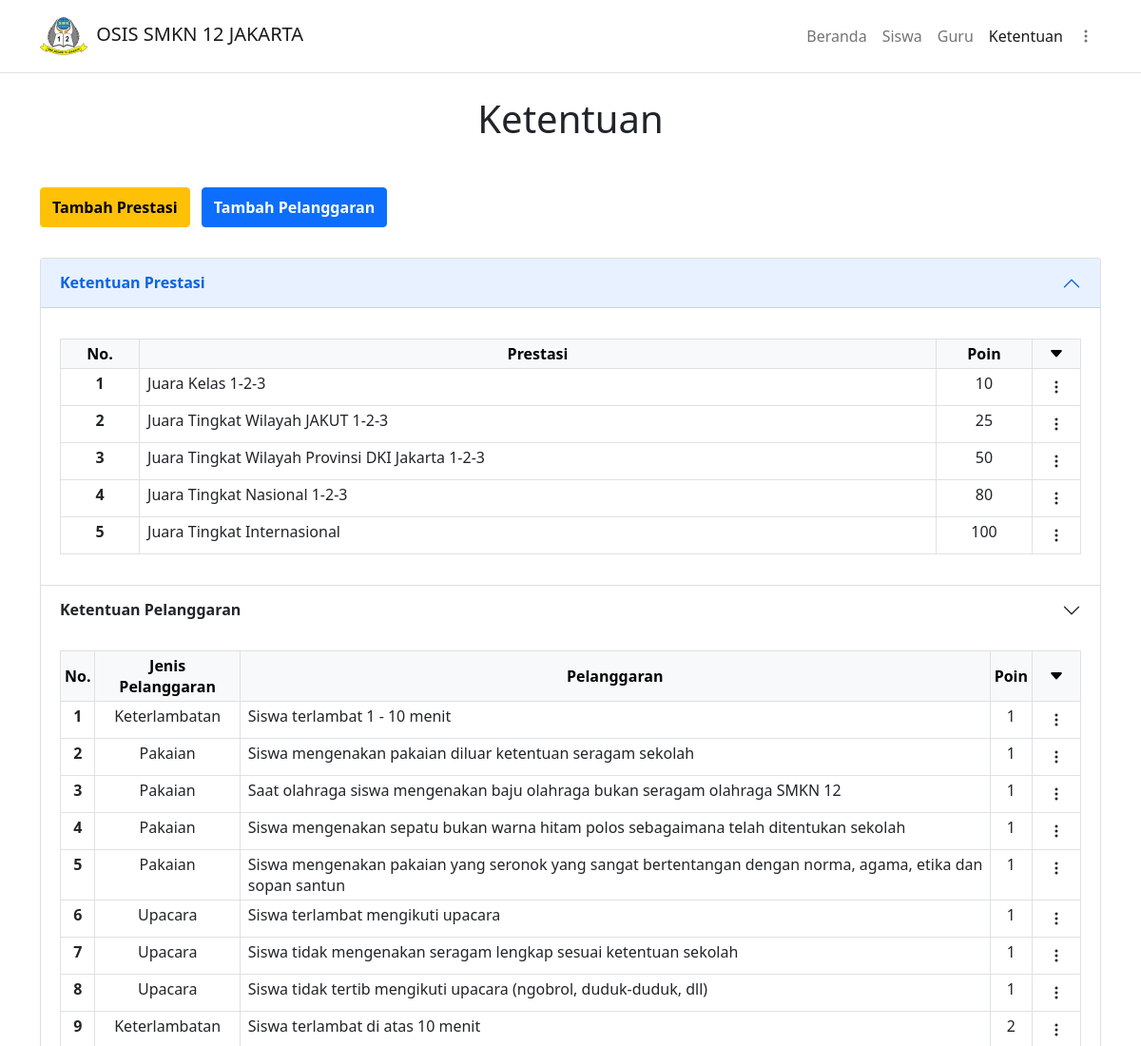
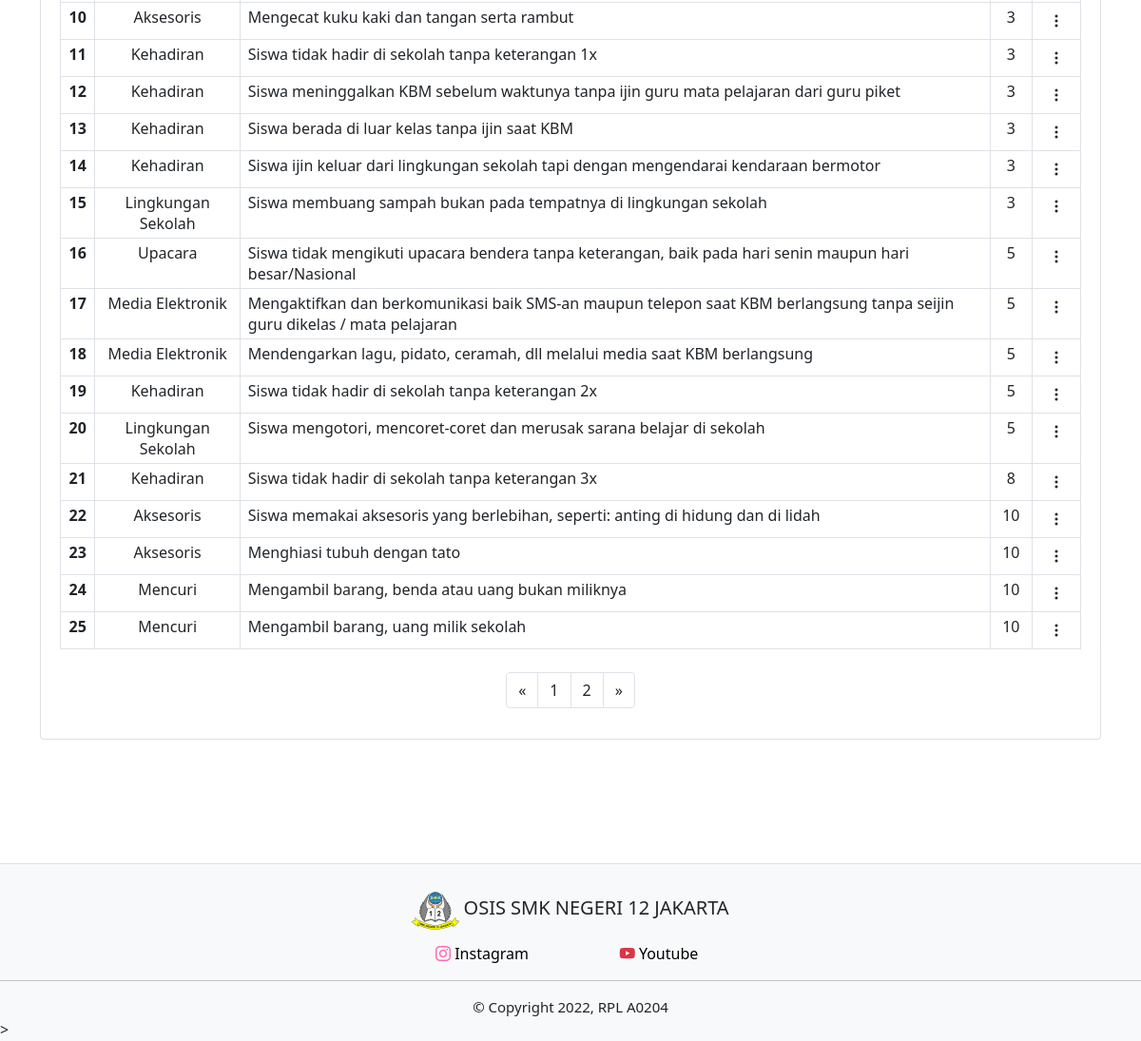
Screenshot of /php/ktnpelanggaran.php (signed in) with the database file from the repository (2 pictures, top to bottom).
### tables this page shows
CREATE TABLE `ket_prestasi` (
  `id_prestasi` int(11) NOT NULL,
  `det_prestasi` varchar(255) NOT NULL,
  `poin_prestasi` int(3) NOT NULL,
  `waktu_dibuat` timestamp NOT NULL DEFAULT current_timestamp() ON UPDATE current_timestamp()
);

CREATE TABLE `ket_pelanggaran` (
  `id_pelanggaran` int(11) NOT NULL,
  `jenis_pelanggaran` varchar(255) NOT NULL,
  `det_pelanggaran` varchar(255) NOT NULL,
  `poin_pelanggaran` int(2) NOT NULL,
  `created_at` timestamp NOT NULL DEFAULT current_timestamp() ON UPDATE current_timestamp()
);

### php/functions.php (called while the page is built, shortened)
<?php
$conn = mysqli_connect("localhost", "root", "", "pelanggaran_siswa");
function query($query)
{
    global $conn;
    $result = mysqli_query($conn, $query);
    $rows = [];
    while ($row = mysqli_fetch_assoc($result)) {
        $rows[] = $row;
    }
    return $rows;
}

### php/ktnpelanggaran.php (the view, shortened to what this page needs)
<?php
if (isset($_SESSION["guru"])) {
    $guru = "hidden";
} else {
    $guru = "";
}
if (isset($_SESSION["osis"])) {
    $osis = "hidden";
} else {
    $osis = "";
}
if (isset($_SESSION["siswa"])) {
    $siswa = "hidden";
    $link = "./data_siswa.php?id=" . $_SESSION["id_siswa"];
} else {
    $siswa = "";
    $link = "./../index.php";
}
include('./functions.php');
$ktnpelanggaran = query("SELECT * FROM ket_pelanggaran");
$ktnprestasi = query("SELECT * FROM ket_prestasi");
?>
<html lang="en">
<head>
    <link rel="stylesheet" href="../css/bootstrap.css">
    <link rel="stylesheet" href="https://cdn.jsdelivr.net/npm/bootstrap-icons@1.7.2/font/bootstrap-icons.css">
    <link rel="stylesheet" href="../css/umum.css">
</head>
<body>
    <nav class="navbar navbar-expand-lg navbar-light border-bottom">
        <div class="container-lg">
            <a href="<?= $link; ?>" class="navbar-brand align-items-center ">
                <img src="./../img/logosmk12.png" style="width:50px;height:50px">
                <h5 class=" ms-1 d-inline">OSIS SMKN 12 JAKARTA</h5>
            </a>
            <div class="collapse navbar-collapse justify-content-end align-items-center" id="main-nav">
                <ul class="navbar-nav">
                    <li class="navbar-item">
                        <a href="./../index.php" class="nav-link" <?= $siswa; ?>>Beranda</a>
                    </li>
                    <li class="navbar-item">
                        <a href="./siswa.php" class="nav-link" <?= $siswa; ?>>Siswa</a>
                    </li>
                    <li class="navbar-item">
                        <a href="./guru.php" class="nav-link" <?= $guru; ?><?= $osis; ?><?= $siswa; ?>>Guru</a>
                    </li>
                    <li class="navbar-item">
                        <a href="./ktnpelanggaran.php" class="nav-link active">Ketentuan</a>
                    </li>
                    <li class="nav-item dropdown mt-1">
                        <a class="nav-link" href="#" id="navbarDropdown" role="button" data-bs-toggle="dropdown" aria-expanded="false">
                            <span class="d-md-none">Menu</span><i class="bi bi-three-dots-vertical"></i>
                        </a>
                    </li>
                </ul>
            </div>
        </div>
    </nav>
    <section>
        <div class="container-lg">
            <div class="my-4">
                <h1 class="text-center">Ketentuan</h1>
            </div>
            <div class="mt-5 mb-4">
                <button class="btn btn-warning fw-bold mb-2 me-2 py-2" data-bs-toggle="modal" data-bs-target="#tambah_prestasi" <?= $osis; ?><?= $siswa; ?>>Tambah Prestasi</button>
                <button class="btn btn-primary fw-bold mb-2 py-2" data-bs-toggle="modal" data-bs-target="#tambah_plgr" <?= $osis; ?><?= $siswa; ?>>Tambah Pelanggaran</button>
            </div>
            <div class="accordion">
                <div class="accordion-item">
                    <h2 class="accordion-header">
                        <button class="accordion-button" type="button" data-bs-toggle="collapse" data-bs-target="#ket_prestasi" aria-expanded="true" aria-controls="ket_prestasi">
                            <b>Ketentuan Prestasi</b>
                        </button>
                    </h2>
                    <div id="ket_prestasi" class="accordion-collapse collapse show" aria-labelledby="ketPrestasi">
                        <div class="accordion-body">
                            <div class="table-responsive-sm mt-3">
                                <table class="table table-sm table-bordered text-center table-align-center">
                                    <thead class="table-light">
                                        <th class="align-middle">No.</th>
                                        <th class="align-middle">Prestasi</th>
                                        <th class="align-middle">Poin</th>
                                        <th class="align-middle" <?= $osis; ?><?= $siswa; ?>><i class="bi bi-caret-down-fill"></i></th>
                                    </thead>
                                    <?php $nomor = 1; ?>
                                    <?php foreach ($ktnprestasi as $prestasi) : ?>
                                        <tbody>
                                            <th><?= $nomor++; ?></th>
                                            <td class="text-start ps-2"><?= ucfirst($prestasi["det_prestasi"]); ?></td>
                                            <td><?= $prestasi["poin_prestasi"]; ?></td>
                                            <td style="width:3rem;" <?= $osis; ?><?= $siswa; ?>>
                                                <div class="dropdown">
                                                    <button class="btn" type="button" id="actionMenu" data-bs-toggle="dropdown" aria-expanded="false">
                                                        <i class="bi bi-three-dots-vertical"></i>
                                                    </button>
                                                </div>
                                            </td>
                                        </tbody>
                                    <?php endforeach; ?>
                                </table>
                            </div>
                        </div>
                    </div>
                </div>
                <div class="accordion-item">
                    <h2 class="accordion-header">
                        <button class="accordion-button collapsed" type="button" data-bs-toggle="collapse" data-bs-target="#ketPlgr" aria-expanded="false" aria-controls="ketPlgr">
                            <b>Ketentuan Pelanggaran</b>
                        </button>
                    </h2>
                    <div id="ketPlgr" class="accordion-collapse collapse show" aria-labelledby="ketPlgr">
                        <div class="accordion-body">
                            <div class="table-responsive-sm">
                                <table class="table table-sm table-bordered text-center table-align-center">
                                    <thead class="table-light text-center">
                                        <th class="align-middle">No.</th>
                                        <th class="align-middle">Jenis Pelanggaran</th>
                                        <th class="align-middle">Pelanggaran</th>
                                        <th class="align-middle">Poin</th>
                                        <th class="align-middle" <?= $osis; ?><?= $siswa; ?>><i class="bi bi-caret-down-fill"></i></th>
                                    </thead>
                                    <?php
                                    $batas = 25;
                                    $halaman = isset($_GET["halaman"]) ? (int)$_GET["halaman"] : 1;
                                    $halaman_awal = ($halaman > 1) ? ($halaman * $batas) - $batas : 0;
                                    $previous = $halaman - 1;
                                    $next = $halaman + 1;
                                    $jumlah_data = count($ktnpelanggaran);
                                    $total_halaman = ceil($jumlah_data / $batas);
                                    $data_kntplgr = query("SELECT * FROM ket_pelanggaran ORDER BY poin_pelanggaran LIMIT $halaman_awal, $batas");
                                    $nomor = $halaman_awal + 1;
                                    ?>
                                    <?php foreach ($data_kntplgr as $plgr) : ?>
                                        <tbody>
                                            <th><?= $nomor++; ?></th>
                                            <td><?= ucwords($plgr["jenis_pelanggaran"]); ?></td>
                                            <td class="text-start ps-2"><?= ucfirst($plgr["det_pelanggaran"]); ?></td>
                                            <td><?= $plgr["poin_pelanggaran"]; ?></td>
                                            <td style="width:3rem;" <?= $osis; ?><?= $siswa; ?>>
                                                <div class="dropdown">
                                                    <button class="btn" type="button" id="actionMenu" data-bs-toggle="dropdown" aria-expanded="false">
                                                        <i class="bi bi-three-dots-vertical"></i>
                                                    </button>
                                                </div>
                                            </td>
                                        </tbody>
                                    <?php endforeach; ?>
                                </table>
                                <nav class="mt-4">
                                    <ul class="pagination justify-content-center">
                                        <li class="page-item">
                                            <a class="page-link text-dark" <?php if ($halaman > 1) {
                                                                                echo "href='?halaman=$previous'";
                                                                            } ?>><span aria-hidden="true">&laquo;</span></a>
                                        </li>
                                        <?php for ($i = 1; $i <= $total_halaman; $i++) : ?>
                                            <li class="page-item">
                                                <a href="?halaman=<?= $i; ?>" class="page-link text-dark"><?= $i; ?></a>
                                            </li>
                                        <?php endfor; ?>
                                        <li class="page-item">
                                            <a class="page-link text-dark" <?php if ($halaman < $total_halaman) {
                                                                                echo "href='?halaman=$next'";
                                                                            } ?>><span aria-hidden="true">&raquo;</span></a>
                                        </li>
                                    </ul>
                                </nav>
                            </div>
                        </div>
                    </div>
                </div>
            </div>
    </section>
    <footer class="pt-4 border-top bg-light" style="margin-top: 130px;">
        <div class="container-xl">
            <div class="row">
                <div class="col-12 pb-2 text-center">
                    <img src="../img/logosmk12.png" style="width:50px;height:50px">
                    <h5 class="d-inline text-center">OSIS SMK NEGERI 12 JAKARTA</h5>
                </div>
            </div>
            <div class="row justify-content-center align-items-center mx-auto">
                <div class="col-12 col-md-2 text-center">
                    <a href="https://instagram.com/osis12jakarta?igshid=YmMyMTA2M2Y=" target="_blank" class="text-decoration-none d-block">
                        <i class="bi bi-instagram" class=""></i>
                        <span class="insta">Instagram</span>
                    </a>
                </div>
                <div class="col-12 col-md-2 text-center">
                    <a href="https://youtube.com/channel/UC1ne1ftRWTNQk4dvarllnbg" target="_blank" class="text-decoration-none text-danger">
                        <i class="bi bi-youtube"></i>
                        <span class="yt">Youtube</span>
                    </a>
                </div>
            </div>
        </div>
        <hr>
        <p style="text-align:center; font-size:15px" class="mb-0">&copy; Copyright 2022, RPL A0204</p>>
    </footer>
</body>
</html>

### css/umum.css (style rules this page uses)
html { user-select: none; }
html, body, section, footer { padding: 0; margin: 0; overflow-x: hidden; }
a { text-decoration: none; color: black; }
.bi-youtube { color: #dc3545; }
.bi-instagram { color: hotpink; }
.meta, .insta, .yt { color: black; }

### rows the page displays
ket_prestasi: det_prestasi "Juara Kelas 1-2-3", poin_prestasi "10"
ket_prestasi: det_prestasi "Juara Tingkat Wilayah JAKUT 1-2-3", poin_prestasi "25"
ket_prestasi: det_prestasi "Juara Tingkat Wilayah Provinsi DKI Jakarta 1-2-3", poin_prestasi "50"
ket_prestasi: det_prestasi "Juara Tingkat Nasional 1-2-3", poin_prestasi "80"
ket_prestasi: det_prestasi "Juara Tingkat Internasional", poin_prestasi "100"
ket_pelanggaran: jenis_pelanggaran "Keterlambatan", det_pelanggaran "Siswa terlambat 1 - 10 menit", poin_pelanggaran "1"
ket_pelanggaran: jenis_pelanggaran "Pakaian", det_pelanggaran "Siswa mengenakan pakaian diluar ketentuan seragam sekolah", poin_pelanggaran "1"
ket_pelanggaran: jenis_pelanggaran "Pakaian", det_pelanggaran "Saat olahraga siswa mengenakan baju olahraga bukan seragam olahraga SMKN 12", poin_pelanggaran "1"
ket_pelanggaran: jenis_pelanggaran "Pakaian", det_pelanggaran "Siswa mengenakan sepatu bukan warna hitam polos sebagaimana telah ditentukan sekolah", poin_pelanggaran "1"
ket_pelanggaran: jenis_pelanggaran "Pakaian", det_pelanggaran "Siswa mengenakan pakaian yang seronok yang sangat bertentangan dengan norma, agama, etika dan sopan santun", poin_pelanggaran "1"
ket_pelanggaran: jenis_pelanggaran "Upacara", det_pelanggaran "Siswa terlambat mengikuti upacara", poin_pelanggaran "1"
ket_pelanggaran: jenis_pelanggaran "Upacara", det_pelanggaran "Siswa tidak mengenakan seragam lengkap sesuai ketentuan sekolah", poin_pelanggaran "1"
ket_pelanggaran: jenis_pelanggaran "Upacara", det_pelanggaran "Siswa tidak tertib mengikuti upacara (ngobrol, duduk-duduk, dll)", poin_pelanggaran "1"
ket_pelanggaran: jenis_pelanggaran "Keterlambatan", det_pelanggaran "Siswa terlambat di atas 10 menit", poin_pelanggaran "2"
ket_pelanggaran: jenis_pelanggaran "Aksesoris", det_pelanggaran "Mengecat kuku kaki dan tangan serta rambut", poin_pelanggaran "3"
ket_pelanggaran: jenis_pelanggaran "Kehadiran", det_pelanggaran "Siswa tidak hadir di sekolah tanpa keterangan 1x", poin_pelanggaran "3"
ket_pelanggaran: jenis_pelanggaran "Kehadiran", det_pelanggaran "Siswa meninggalkan KBM sebelum waktunya tanpa ijin guru mata pelajaran dari guru piket", poin_pelanggaran "3"
ket_pelanggaran: jenis_pelanggaran "Kehadiran", det_pelanggaran "Siswa berada di luar kelas tanpa ijin saat KBM", poin_pelanggaran "3"
ket_pelanggaran: jenis_pelanggaran "Kehadiran", det_pelanggaran "Siswa ijin keluar dari lingkungan sekolah tapi dengan mengendarai kendaraan bermotor", poin_pelanggaran "3"
ket_pelanggaran: jenis_pelanggaran "Lingkungan Sekolah", det_pelanggaran "Siswa membuang sampah bukan pada tempatnya di lingkungan sekolah", poin_pelanggaran "3"
ket_pelanggaran: jenis_pelanggaran "Upacara", det_pelanggaran "Siswa tidak mengikuti upacara bendera tanpa keterangan, baik pada hari senin maupun hari besar/Nasional", poin_pelanggaran "5"
ket_pelanggaran: jenis_pelanggaran "Media Elektronik", det_pelanggaran "Mengaktifkan dan berkomunikasi baik SMS-an maupun telepon saat KBM berlangsung tanpa seijin guru dikelas / mata pelajaran", poin_pelanggaran "5"
ket_pelanggaran: jenis_pelanggaran "Media Elektronik", det_pelanggaran "Mendengarkan lagu, pidato, ceramah, dll melalui media saat KBM berlangsung", poin_pelanggaran "5"
ket_pelanggaran: jenis_pelanggaran "Kehadiran", det_pelanggaran "Siswa tidak hadir di sekolah tanpa keterangan 2x", poin_pelanggaran "5"
ket_pelanggaran: jenis_pelanggaran "Lingkungan Sekolah", det_pelanggaran "Siswa mengotori, mencoret-coret dan merusak sarana belajar di sekolah", poin_pelanggaran "5"
ket_pelanggaran: jenis_pelanggaran "Kehadiran", det_pelanggaran "Siswa tidak hadir di sekolah tanpa keterangan 3x", poin_pelanggaran "8"
ket_pelanggaran: jenis_pelanggaran "Aksesoris", det_pelanggaran "Siswa memakai aksesoris yang berlebihan, seperti: anting di hidung dan di lidah", poin_pelanggaran "10"
ket_pelanggaran: jenis_pelanggaran "Aksesoris", det_pelanggaran "Menghiasi tubuh dengan tato", poin_pelanggaran "10"
ket_pelanggaran: jenis_pelanggaran "Mencuri", det_pelanggaran "Mengambil barang, benda atau uang bukan miliknya", poin_pelanggaran "10"
ket_pelanggaran: jenis_pelanggaran "Mencuri", det_pelanggaran "Mengambil barang, uang milik sekolah", poin_pelanggaran "10"
